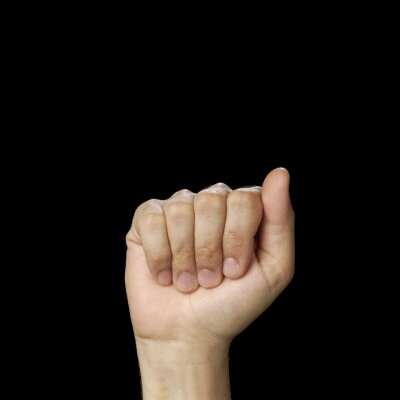
#> input picture dat/a.jpg, 400 x 400 px, given in place of the camera
$ python histogram.py
#> lines starting #> are read from the running program, lines starting #| are printed output that depends on the picture; after the words box and inside, x2 and y2 are one past the last pixel; in counts of white or black regions, pixels touching at a corner belong together

import cv2

cap = cv2.VideoCapture(0)

lower_thresh1=129
upper_thresh1=0xFF

# Check if the webcam is opened correctly
if not cap.isOpened():
    raise IOError("Cannot open webcam")

while True:
    ret, frame = cap.read()
#> frame is the input picture: shape (400, 400, 3); mean B, G, R 22.6, 27.2, 33
    #frame = cv2.resize(frame, None, fx=0.5, fy=0.5, interpolation=cv2.INTER_AREA)
    cv2.rectangle(frame, (60, 60), (300, 300), (0xFF, 0xFF, 2), 4)
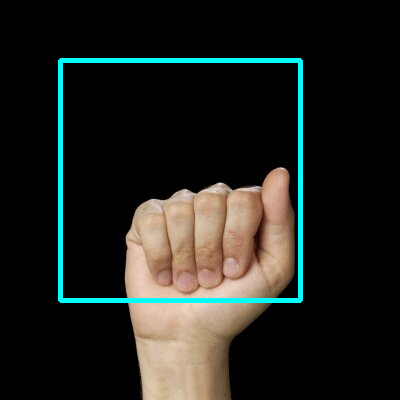
#> frame: shape (400, 400, 3); 2.99% of pixels changed, all inside (x1, y1, x2, y2) = (58, 58, 303, 303)
    cv2.imshow('Input', frame)

    crop_img = frame[70:300,70:300]
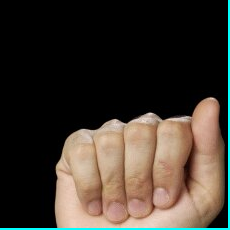
#> crop_img: shape (230, 230, 3); mean B, G, R 46, 54.4, 62.3
    grey = cv2.cvtColor(crop_img,cv2.COLOR_BGR2GRAY)
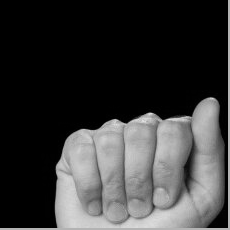
#> grey: shape (230, 230); min 0, max 226, mean 55.8
    value = (35,35)

    blurred = cv2.GaussianBlur(grey,value,0)
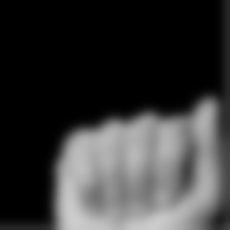
#> blurred: shape (230, 230); min 0, max 204, mean 55.4
    (_, thresh1) = cv2.threshold(blurred, lower_thresh1,upper_thresh1, cv2.THRESH_BINARY_INV + cv2.THRESH_OTSU)
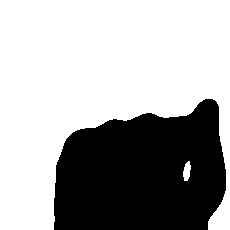
#> thresh1: shape (230, 230); 65.9% white; 1 black region, box (x1, y1, x2, y2) and area: (54, 99, 226, 230) 18054


    cv2.imshow('Binary Image',thresh1)

    c = cv2.waitKey(1)
#> (key Esc is pressed here)
    if c == 27:
        break

cap.release()
cv2.destroyAllWindows()

$ run again, on dat/b.jpg
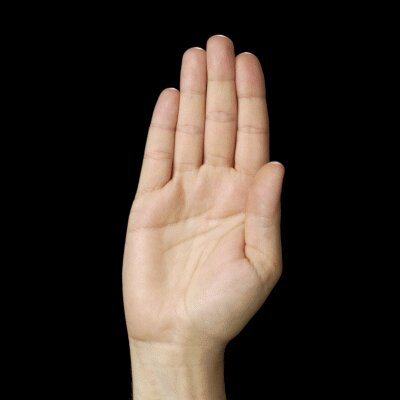
#> input picture dat/b.jpg, 400 x 400 px, given in place of the camera
#> frame is the input picture: shape (400, 400, 3); mean B, G, R 38.8, 45.5, 54.7
#> frame: shape (400, 400, 3); 2.99% of pixels changed, all inside (x1, y1, x2, y2) = (58, 58, 303, 303)
#> `blurred = cv2.GaussianBlur(grey,value,0)`:
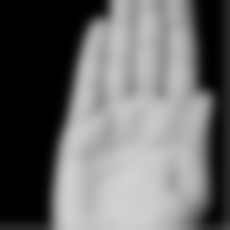
#> blurred: shape (230, 230); min 0, max 209, mean 106.3
#> `(_, thresh1) = cv2.threshold(blurred, lower_thresh1,upper_thresh1, cv2..`:
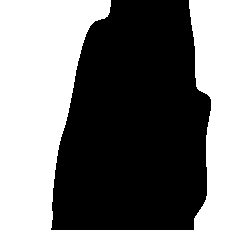
#> thresh1: shape (230, 230); 43.4% white; 2 white regions, box (x1, y1, x2, y2) and area: (0, 0, 111, 230) 16170, (189, 0, 230, 230) 6764

$ run again, on dat/d.jpg
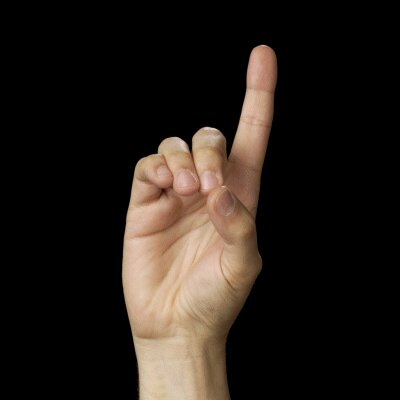
#> input picture dat/d.jpg, 400 x 400 px, given in place of the camera
#> frame is the input picture: shape (400, 400, 3); mean B, G, R 24.4, 29.9, 36.9
#> frame: shape (400, 400, 3); 2.99% of pixels changed, all inside (x1, y1, x2, y2) = (58, 58, 303, 303)
#> `blurred = cv2.GaussianBlur(grey,value,0)`:
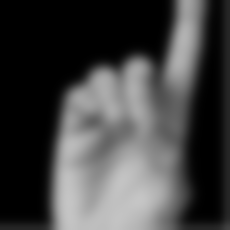
#> blurred: shape (230, 230); min 0, max 197, mean 66.7
#> `(_, thresh1) = cv2.threshold(blurred, lower_thresh1,upper_thresh1, cv2..`:
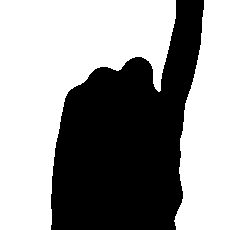
#> thresh1: shape (230, 230); 58.6% white; 1 black region, box (x1, y1, x2, y2) and area: (51, 0, 204, 230) 21912
